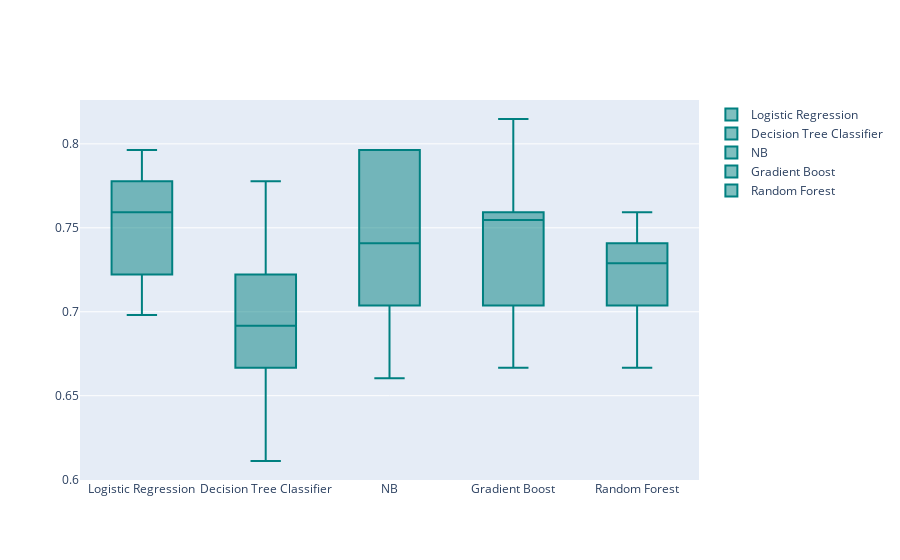

Write notebook code for a chart like this one.
### Code cell
models = GetBasedModel()
names,results = BasedLine2(X_train, y_train,models)
PlotBoxR().PlotResult(names,results)

### Figure 1 — Plotly figure (JSON) as saved in the notebook; plotly's stock layout.template omitted (floating-point values rounded to 4 significant figures)
{"data": [{"marker": {"color": "rgb(0, 128, 128)"}, "name": "Logistic Regression", "type": "box", "y": [0.7593, 0.7963, 0.7778, 0.7593, 0.7222, 0.7037, 0.7963, 0.7547, 0.7736, 0.6981]}, {"marker": {"color": "rgb(0, 128, 128)"}, "name": "Decision Tree Classifier", "type": "box", "y": [0.6852, 0.6111, 0.7778, 0.6852, 0.6667, 0.7222, 0.7037, 0.7547, 0.6981, 0.6604]}, {"marker": {"color": "rgb(0, 128, 128)"}, "name": "NB", "type": "box", "y": [0.7963, 0.7037, 0.7963, 0.6667, 0.7407, 0.7963, 0.7407, 0.717, 0.7736, 0.6604]}, {"marker": {"color": "rgb(0, 128, 128)"}, "name": "Gradient Boost", "type": "box", "y": [0.6667, 0.7037, 0.7778, 0.7593, 0.8148, 0.6852, 0.7407, 0.7547, 0.7547, 0.7547]}, {"marker": {"color": "rgb(0, 128, 128)"}, "name": "Random Forest", "type": "box", "y": [0.7407, 0.7037, 0.7593, 0.6667, 0.7407, 0.7037, 0.7407, 0.717, 0.7547, 0.6981]}], "layout": {}}
